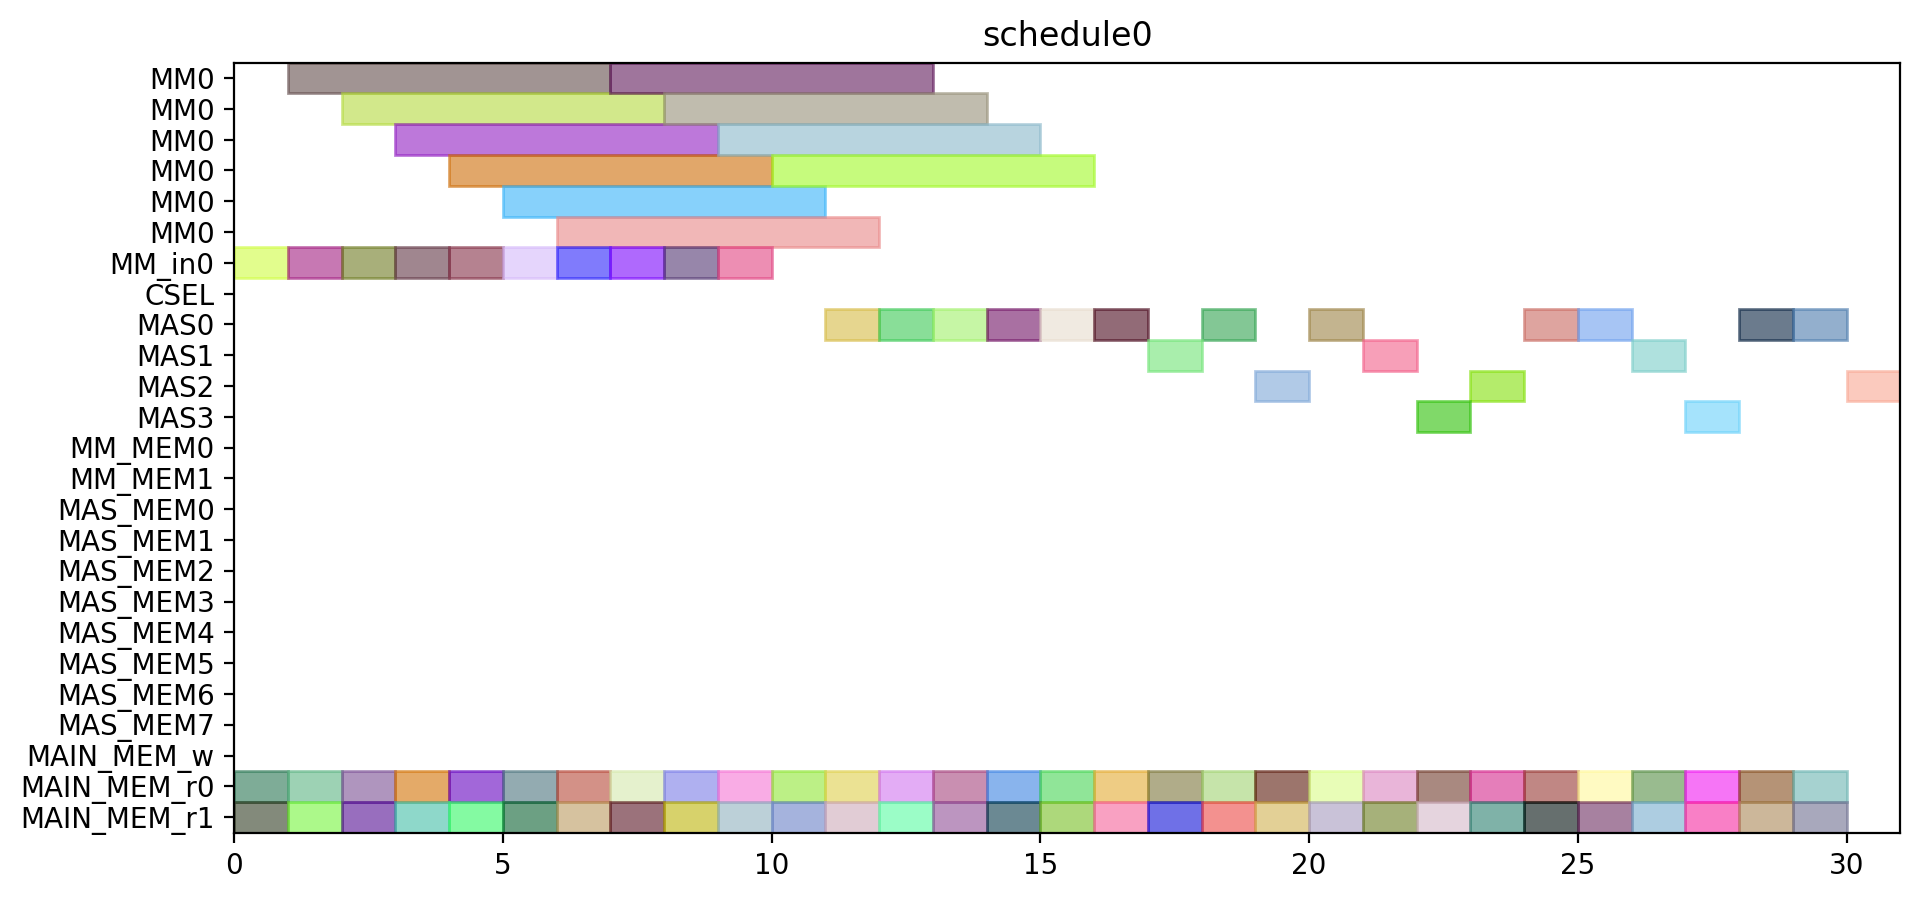

Here is the Python script that generated this plot:
from pyschedule import Scenario, solvers, plotters, alt


def solve():
	horizon = 131
	S = Scenario("schedule0", horizon=horizon)

	# resource
	MM = S.Resources('MM', num=1, size=6)
	MM_in = S.Resources('MM_in', num=1)
	CSEL = S.Resource('CSEL')
	MAS = S.Resources('MAS', num=4, size=1, periods=range(1, horizon))
	MM_MEM = S.Resources('MM_MEM', num=2)
	MAS_MEM = S.Resources('MAS_MEM', num=8)
	MAIN_MEM_w = S.Resource('MAIN_MEM_w', size=1)
	MAIN_MEM_r = S.Resources('MAIN_MEM_r', num=2)

	# result of previous scheduling

	# new tasks
	c_aa_a1_0 = S.Task('c_aa_a1_0', length=1, delay_cost=1)
	c_aa_a1_0 += alt(MAS)
	c_aa_a1_0_mem0 = S.Task('c_aa_a1_0_mem0', length=1, delay_cost=1)
	c_aa_a1_0_mem0 += MAIN_MEM_r[0]
	S += c_aa_a1_0_mem0 <= c_aa_a1_0

	c_aa_a1_0_mem1 = S.Task('c_aa_a1_0_mem1', length=1, delay_cost=1)
	c_aa_a1_0_mem1 += MAIN_MEM_r[1]
	S += c_aa_a1_0_mem1 <= c_aa_a1_0

	c_aa_a1_1 = S.Task('c_aa_a1_1', length=1, delay_cost=1)
	c_aa_a1_1 += alt(MAS)
	c_aa_a1_1_mem0 = S.Task('c_aa_a1_1_mem0', length=1, delay_cost=1)
	c_aa_a1_1_mem0 += MAIN_MEM_r[0]
	S += c_aa_a1_1_mem0 <= c_aa_a1_1

	c_aa_a1_1_mem1 = S.Task('c_aa_a1_1_mem1', length=1, delay_cost=1)
	c_aa_a1_1_mem1 += MAIN_MEM_r[1]
	S += c_aa_a1_1_mem1 <= c_aa_a1_1

	c_aa_t10 = S.Task('c_aa_t10', length=1, delay_cost=1)
	c_aa_t10 += alt(MAS)
	c_aa_t10_mem0 = S.Task('c_aa_t10_mem0', length=1, delay_cost=1)
	c_aa_t10_mem0 += MAIN_MEM_r[0]
	S += c_aa_t10_mem0 <= c_aa_t10

	c_aa_t10_mem1 = S.Task('c_aa_t10_mem1', length=1, delay_cost=1)
	c_aa_t10_mem1 += MAIN_MEM_r[1]
	S += c_aa_t10_mem1 <= c_aa_t10

	c_aa_t11 = S.Task('c_aa_t11', length=1, delay_cost=1)
	c_aa_t11 += alt(MAS)
	c_aa_t11_mem0 = S.Task('c_aa_t11_mem0', length=1, delay_cost=1)
	c_aa_t11_mem0 += MAIN_MEM_r[0]
	S += c_aa_t11_mem0 <= c_aa_t11

	c_aa_t11_mem1 = S.Task('c_aa_t11_mem1', length=1, delay_cost=1)
	c_aa_t11_mem1 += MAIN_MEM_r[1]
	S += c_aa_t11_mem1 <= c_aa_t11

	c_aa_t3_t0 = S.Task('c_aa_t3_t0', length=6, delay_cost=1)
	c_aa_t3_t0 += alt(MM)
	c_aa_t3_t0_in = S.Task('c_aa_t3_t0_in', length=1, delay_cost=1)
	c_aa_t3_t0_in += alt(MM_in)
	S += c_aa_t3_t0_in*MM_in[0]<=c_aa_t3_t0*MM[0]
	c_aa_t3_t0_mem0 = S.Task('c_aa_t3_t0_mem0', length=1, delay_cost=1)
	c_aa_t3_t0_mem0 += MAIN_MEM_r[0]
	S += c_aa_t3_t0_mem0 <= c_aa_t3_t0

	c_aa_t3_t0_mem1 = S.Task('c_aa_t3_t0_mem1', length=1, delay_cost=1)
	c_aa_t3_t0_mem1 += MAIN_MEM_r[1]
	S += c_aa_t3_t0_mem1 <= c_aa_t3_t0

	c_aa_t3_t1 = S.Task('c_aa_t3_t1', length=6, delay_cost=1)
	c_aa_t3_t1 += alt(MM)
	c_aa_t3_t1_in = S.Task('c_aa_t3_t1_in', length=1, delay_cost=1)
	c_aa_t3_t1_in += alt(MM_in)
	S += c_aa_t3_t1_in*MM_in[0]<=c_aa_t3_t1*MM[0]
	c_aa_t3_t1_mem0 = S.Task('c_aa_t3_t1_mem0', length=1, delay_cost=1)
	c_aa_t3_t1_mem0 += MAIN_MEM_r[0]
	S += c_aa_t3_t1_mem0 <= c_aa_t3_t1

	c_aa_t3_t1_mem1 = S.Task('c_aa_t3_t1_mem1', length=1, delay_cost=1)
	c_aa_t3_t1_mem1 += MAIN_MEM_r[1]
	S += c_aa_t3_t1_mem1 <= c_aa_t3_t1

	c_aa_t3_t2 = S.Task('c_aa_t3_t2', length=1, delay_cost=1)
	c_aa_t3_t2 += alt(MAS)
	c_aa_t3_t2_mem0 = S.Task('c_aa_t3_t2_mem0', length=1, delay_cost=1)
	c_aa_t3_t2_mem0 += MAIN_MEM_r[0]
	S += c_aa_t3_t2_mem0 <= c_aa_t3_t2

	c_aa_t3_t2_mem1 = S.Task('c_aa_t3_t2_mem1', length=1, delay_cost=1)
	c_aa_t3_t2_mem1 += MAIN_MEM_r[1]
	S += c_aa_t3_t2_mem1 <= c_aa_t3_t2

	c_aa_t3_t3 = S.Task('c_aa_t3_t3', length=1, delay_cost=1)
	c_aa_t3_t3 += alt(MAS)
	c_aa_t3_t3_mem0 = S.Task('c_aa_t3_t3_mem0', length=1, delay_cost=1)
	c_aa_t3_t3_mem0 += MAIN_MEM_r[0]
	S += c_aa_t3_t3_mem0 <= c_aa_t3_t3

	c_aa_t3_t3_mem1 = S.Task('c_aa_t3_t3_mem1', length=1, delay_cost=1)
	c_aa_t3_t3_mem1 += MAIN_MEM_r[1]
	S += c_aa_t3_t3_mem1 <= c_aa_t3_t3

	c_bb_a1_0 = S.Task('c_bb_a1_0', length=1, delay_cost=1)
	c_bb_a1_0 += alt(MAS)
	c_bb_a1_0_mem0 = S.Task('c_bb_a1_0_mem0', length=1, delay_cost=1)
	c_bb_a1_0_mem0 += MAIN_MEM_r[0]
	S += c_bb_a1_0_mem0 <= c_bb_a1_0

	c_bb_a1_0_mem1 = S.Task('c_bb_a1_0_mem1', length=1, delay_cost=1)
	c_bb_a1_0_mem1 += MAIN_MEM_r[1]
	S += c_bb_a1_0_mem1 <= c_bb_a1_0

	c_bb_a1_1 = S.Task('c_bb_a1_1', length=1, delay_cost=1)
	c_bb_a1_1 += alt(MAS)
	c_bb_a1_1_mem0 = S.Task('c_bb_a1_1_mem0', length=1, delay_cost=1)
	c_bb_a1_1_mem0 += MAIN_MEM_r[0]
	S += c_bb_a1_1_mem0 <= c_bb_a1_1

	c_bb_a1_1_mem1 = S.Task('c_bb_a1_1_mem1', length=1, delay_cost=1)
	c_bb_a1_1_mem1 += MAIN_MEM_r[1]
	S += c_bb_a1_1_mem1 <= c_bb_a1_1

	c_bb_t10 = S.Task('c_bb_t10', length=1, delay_cost=1)
	c_bb_t10 += alt(MAS)
	c_bb_t10_mem0 = S.Task('c_bb_t10_mem0', length=1, delay_cost=1)
	c_bb_t10_mem0 += MAIN_MEM_r[0]
	S += c_bb_t10_mem0 <= c_bb_t10

	c_bb_t10_mem1 = S.Task('c_bb_t10_mem1', length=1, delay_cost=1)
	c_bb_t10_mem1 += MAIN_MEM_r[1]
	S += c_bb_t10_mem1 <= c_bb_t10

	c_bb_t11 = S.Task('c_bb_t11', length=1, delay_cost=1)
	c_bb_t11 += alt(MAS)
	c_bb_t11_mem0 = S.Task('c_bb_t11_mem0', length=1, delay_cost=1)
	c_bb_t11_mem0 += MAIN_MEM_r[0]
	S += c_bb_t11_mem0 <= c_bb_t11

	c_bb_t11_mem1 = S.Task('c_bb_t11_mem1', length=1, delay_cost=1)
	c_bb_t11_mem1 += MAIN_MEM_r[1]
	S += c_bb_t11_mem1 <= c_bb_t11

	c_bb_t3_t0 = S.Task('c_bb_t3_t0', length=6, delay_cost=1)
	c_bb_t3_t0 += alt(MM)
	c_bb_t3_t0_in = S.Task('c_bb_t3_t0_in', length=1, delay_cost=1)
	c_bb_t3_t0_in += alt(MM_in)
	S += c_bb_t3_t0_in*MM_in[0]<=c_bb_t3_t0*MM[0]
	c_bb_t3_t0_mem0 = S.Task('c_bb_t3_t0_mem0', length=1, delay_cost=1)
	c_bb_t3_t0_mem0 += MAIN_MEM_r[0]
	S += c_bb_t3_t0_mem0 <= c_bb_t3_t0

	c_bb_t3_t0_mem1 = S.Task('c_bb_t3_t0_mem1', length=1, delay_cost=1)
	c_bb_t3_t0_mem1 += MAIN_MEM_r[1]
	S += c_bb_t3_t0_mem1 <= c_bb_t3_t0

	c_bb_t3_t1 = S.Task('c_bb_t3_t1', length=6, delay_cost=1)
	c_bb_t3_t1 += alt(MM)
	c_bb_t3_t1_in = S.Task('c_bb_t3_t1_in', length=1, delay_cost=1)
	c_bb_t3_t1_in += alt(MM_in)
	S += c_bb_t3_t1_in*MM_in[0]<=c_bb_t3_t1*MM[0]
	c_bb_t3_t1_mem0 = S.Task('c_bb_t3_t1_mem0', length=1, delay_cost=1)
	c_bb_t3_t1_mem0 += MAIN_MEM_r[0]
	S += c_bb_t3_t1_mem0 <= c_bb_t3_t1

	c_bb_t3_t1_mem1 = S.Task('c_bb_t3_t1_mem1', length=1, delay_cost=1)
	c_bb_t3_t1_mem1 += MAIN_MEM_r[1]
	S += c_bb_t3_t1_mem1 <= c_bb_t3_t1

	c_bb_t3_t2 = S.Task('c_bb_t3_t2', length=1, delay_cost=1)
	c_bb_t3_t2 += alt(MAS)
	c_bb_t3_t2_mem0 = S.Task('c_bb_t3_t2_mem0', length=1, delay_cost=1)
	c_bb_t3_t2_mem0 += MAIN_MEM_r[0]
	S += c_bb_t3_t2_mem0 <= c_bb_t3_t2

	c_bb_t3_t2_mem1 = S.Task('c_bb_t3_t2_mem1', length=1, delay_cost=1)
	c_bb_t3_t2_mem1 += MAIN_MEM_r[1]
	S += c_bb_t3_t2_mem1 <= c_bb_t3_t2

	c_bb_t3_t3 = S.Task('c_bb_t3_t3', length=1, delay_cost=1)
	c_bb_t3_t3 += alt(MAS)
	c_bb_t3_t3_mem0 = S.Task('c_bb_t3_t3_mem0', length=1, delay_cost=1)
	c_bb_t3_t3_mem0 += MAIN_MEM_r[0]
	S += c_bb_t3_t3_mem0 <= c_bb_t3_t3

	c_bb_t3_t3_mem1 = S.Task('c_bb_t3_t3_mem1', length=1, delay_cost=1)
	c_bb_t3_t3_mem1 += MAIN_MEM_r[1]
	S += c_bb_t3_t3_mem1 <= c_bb_t3_t3

	c_cc_a1_0 = S.Task('c_cc_a1_0', length=1, delay_cost=1)
	c_cc_a1_0 += alt(MAS)
	c_cc_a1_0_mem0 = S.Task('c_cc_a1_0_mem0', length=1, delay_cost=1)
	c_cc_a1_0_mem0 += MAIN_MEM_r[0]
	S += c_cc_a1_0_mem0 <= c_cc_a1_0

	c_cc_a1_0_mem1 = S.Task('c_cc_a1_0_mem1', length=1, delay_cost=1)
	c_cc_a1_0_mem1 += MAIN_MEM_r[1]
	S += c_cc_a1_0_mem1 <= c_cc_a1_0

	c_cc_a1_1 = S.Task('c_cc_a1_1', length=1, delay_cost=1)
	c_cc_a1_1 += alt(MAS)
	c_cc_a1_1_mem0 = S.Task('c_cc_a1_1_mem0', length=1, delay_cost=1)
	c_cc_a1_1_mem0 += MAIN_MEM_r[0]
	S += c_cc_a1_1_mem0 <= c_cc_a1_1

	c_cc_a1_1_mem1 = S.Task('c_cc_a1_1_mem1', length=1, delay_cost=1)
	c_cc_a1_1_mem1 += MAIN_MEM_r[1]
	S += c_cc_a1_1_mem1 <= c_cc_a1_1

	c_cc_t10 = S.Task('c_cc_t10', length=1, delay_cost=1)
	c_cc_t10 += alt(MAS)
	c_cc_t10_mem0 = S.Task('c_cc_t10_mem0', length=1, delay_cost=1)
	c_cc_t10_mem0 += MAIN_MEM_r[0]
	S += c_cc_t10_mem0 <= c_cc_t10

	c_cc_t10_mem1 = S.Task('c_cc_t10_mem1', length=1, delay_cost=1)
	c_cc_t10_mem1 += MAIN_MEM_r[1]
	S += c_cc_t10_mem1 <= c_cc_t10

	c_cc_t11 = S.Task('c_cc_t11', length=1, delay_cost=1)
	c_cc_t11 += alt(MAS)
	c_cc_t11_mem0 = S.Task('c_cc_t11_mem0', length=1, delay_cost=1)
	c_cc_t11_mem0 += MAIN_MEM_r[0]
	S += c_cc_t11_mem0 <= c_cc_t11

	c_cc_t11_mem1 = S.Task('c_cc_t11_mem1', length=1, delay_cost=1)
	c_cc_t11_mem1 += MAIN_MEM_r[1]
	S += c_cc_t11_mem1 <= c_cc_t11

	c_cc_t3_t0 = S.Task('c_cc_t3_t0', length=6, delay_cost=1)
	c_cc_t3_t0 += alt(MM)
	c_cc_t3_t0_in = S.Task('c_cc_t3_t0_in', length=1, delay_cost=1)
	c_cc_t3_t0_in += alt(MM_in)
	S += c_cc_t3_t0_in*MM_in[0]<=c_cc_t3_t0*MM[0]
	c_cc_t3_t0_mem0 = S.Task('c_cc_t3_t0_mem0', length=1, delay_cost=1)
	c_cc_t3_t0_mem0 += MAIN_MEM_r[0]
	S += c_cc_t3_t0_mem0 <= c_cc_t3_t0

	c_cc_t3_t0_mem1 = S.Task('c_cc_t3_t0_mem1', length=1, delay_cost=1)
	c_cc_t3_t0_mem1 += MAIN_MEM_r[1]
	S += c_cc_t3_t0_mem1 <= c_cc_t3_t0

	c_cc_t3_t1 = S.Task('c_cc_t3_t1', length=6, delay_cost=1)
	c_cc_t3_t1 += alt(MM)
	c_cc_t3_t1_in = S.Task('c_cc_t3_t1_in', length=1, delay_cost=1)
	c_cc_t3_t1_in += alt(MM_in)
	S += c_cc_t3_t1_in*MM_in[0]<=c_cc_t3_t1*MM[0]
	c_cc_t3_t1_mem0 = S.Task('c_cc_t3_t1_mem0', length=1, delay_cost=1)
	c_cc_t3_t1_mem0 += MAIN_MEM_r[0]
	S += c_cc_t3_t1_mem0 <= c_cc_t3_t1

	c_cc_t3_t1_mem1 = S.Task('c_cc_t3_t1_mem1', length=1, delay_cost=1)
	c_cc_t3_t1_mem1 += MAIN_MEM_r[1]
	S += c_cc_t3_t1_mem1 <= c_cc_t3_t1

	c_cc_t3_t2 = S.Task('c_cc_t3_t2', length=1, delay_cost=1)
	c_cc_t3_t2 += alt(MAS)
	c_cc_t3_t2_mem0 = S.Task('c_cc_t3_t2_mem0', length=1, delay_cost=1)
	c_cc_t3_t2_mem0 += MAIN_MEM_r[0]
	S += c_cc_t3_t2_mem0 <= c_cc_t3_t2

	c_cc_t3_t2_mem1 = S.Task('c_cc_t3_t2_mem1', length=1, delay_cost=1)
	c_cc_t3_t2_mem1 += MAIN_MEM_r[1]
	S += c_cc_t3_t2_mem1 <= c_cc_t3_t2

	c_cc_t3_t3 = S.Task('c_cc_t3_t3', length=1, delay_cost=1)
	c_cc_t3_t3 += alt(MAS)
	c_cc_t3_t3_mem0 = S.Task('c_cc_t3_t3_mem0', length=1, delay_cost=1)
	c_cc_t3_t3_mem0 += MAIN_MEM_r[0]
	S += c_cc_t3_t3_mem0 <= c_cc_t3_t3

	c_cc_t3_t3_mem1 = S.Task('c_cc_t3_t3_mem1', length=1, delay_cost=1)
	c_cc_t3_t3_mem1 += MAIN_MEM_r[1]
	S += c_cc_t3_t3_mem1 <= c_cc_t3_t3

	c_ab_t0_t0 = S.Task('c_ab_t0_t0', length=6, delay_cost=1)
	c_ab_t0_t0 += alt(MM)
	c_ab_t0_t0_in = S.Task('c_ab_t0_t0_in', length=1, delay_cost=1)
	c_ab_t0_t0_in += alt(MM_in)
	S += c_ab_t0_t0_in*MM_in[0]<=c_ab_t0_t0*MM[0]
	c_ab_t0_t0_mem0 = S.Task('c_ab_t0_t0_mem0', length=1, delay_cost=1)
	c_ab_t0_t0_mem0 += MAIN_MEM_r[0]
	S += c_ab_t0_t0_mem0 <= c_ab_t0_t0

	c_ab_t0_t0_mem1 = S.Task('c_ab_t0_t0_mem1', length=1, delay_cost=1)
	c_ab_t0_t0_mem1 += MAIN_MEM_r[1]
	S += c_ab_t0_t0_mem1 <= c_ab_t0_t0

	c_ab_t0_t1 = S.Task('c_ab_t0_t1', length=6, delay_cost=1)
	c_ab_t0_t1 += alt(MM)
	c_ab_t0_t1_in = S.Task('c_ab_t0_t1_in', length=1, delay_cost=1)
	c_ab_t0_t1_in += alt(MM_in)
	S += c_ab_t0_t1_in*MM_in[0]<=c_ab_t0_t1*MM[0]
	c_ab_t0_t1_mem0 = S.Task('c_ab_t0_t1_mem0', length=1, delay_cost=1)
	c_ab_t0_t1_mem0 += MAIN_MEM_r[0]
	S += c_ab_t0_t1_mem0 <= c_ab_t0_t1

	c_ab_t0_t1_mem1 = S.Task('c_ab_t0_t1_mem1', length=1, delay_cost=1)
	c_ab_t0_t1_mem1 += MAIN_MEM_r[1]
	S += c_ab_t0_t1_mem1 <= c_ab_t0_t1

	c_ab_t0_t2 = S.Task('c_ab_t0_t2', length=1, delay_cost=1)
	c_ab_t0_t2 += alt(MAS)
	c_ab_t0_t2_mem0 = S.Task('c_ab_t0_t2_mem0', length=1, delay_cost=1)
	c_ab_t0_t2_mem0 += MAIN_MEM_r[0]
	S += c_ab_t0_t2_mem0 <= c_ab_t0_t2

	c_ab_t0_t2_mem1 = S.Task('c_ab_t0_t2_mem1', length=1, delay_cost=1)
	c_ab_t0_t2_mem1 += MAIN_MEM_r[1]
	S += c_ab_t0_t2_mem1 <= c_ab_t0_t2

	c_ab_t0_t3 = S.Task('c_ab_t0_t3', length=1, delay_cost=1)
	c_ab_t0_t3 += alt(MAS)
	c_ab_t0_t3_mem0 = S.Task('c_ab_t0_t3_mem0', length=1, delay_cost=1)
	c_ab_t0_t3_mem0 += MAIN_MEM_r[0]
	S += c_ab_t0_t3_mem0 <= c_ab_t0_t3

	c_ab_t0_t3_mem1 = S.Task('c_ab_t0_t3_mem1', length=1, delay_cost=1)
	c_ab_t0_t3_mem1 += MAIN_MEM_r[1]
	S += c_ab_t0_t3_mem1 <= c_ab_t0_t3

	c_ab_t1_t0 = S.Task('c_ab_t1_t0', length=6, delay_cost=1)
	c_ab_t1_t0 += alt(MM)
	c_ab_t1_t0_in = S.Task('c_ab_t1_t0_in', length=1, delay_cost=1)
	c_ab_t1_t0_in += alt(MM_in)
	S += c_ab_t1_t0_in*MM_in[0]<=c_ab_t1_t0*MM[0]
	c_ab_t1_t0_mem0 = S.Task('c_ab_t1_t0_mem0', length=1, delay_cost=1)
	c_ab_t1_t0_mem0 += MAIN_MEM_r[0]
	S += c_ab_t1_t0_mem0 <= c_ab_t1_t0

	c_ab_t1_t0_mem1 = S.Task('c_ab_t1_t0_mem1', length=1, delay_cost=1)
	c_ab_t1_t0_mem1 += MAIN_MEM_r[1]
	S += c_ab_t1_t0_mem1 <= c_ab_t1_t0

	c_ab_t1_t1 = S.Task('c_ab_t1_t1', length=6, delay_cost=1)
	c_ab_t1_t1 += alt(MM)
	c_ab_t1_t1_in = S.Task('c_ab_t1_t1_in', length=1, delay_cost=1)
	c_ab_t1_t1_in += alt(MM_in)
	S += c_ab_t1_t1_in*MM_in[0]<=c_ab_t1_t1*MM[0]
	c_ab_t1_t1_mem0 = S.Task('c_ab_t1_t1_mem0', length=1, delay_cost=1)
	c_ab_t1_t1_mem0 += MAIN_MEM_r[0]
	S += c_ab_t1_t1_mem0 <= c_ab_t1_t1

	c_ab_t1_t1_mem1 = S.Task('c_ab_t1_t1_mem1', length=1, delay_cost=1)
	c_ab_t1_t1_mem1 += MAIN_MEM_r[1]
	S += c_ab_t1_t1_mem1 <= c_ab_t1_t1

	solvers.mip.solve(S,msg=1,kind='CPLEX',ratio_gap=1.01)

	solution = [['hoge']*len(S.solution()[1]) for i in range(len(S.solution()))]
	for i in range(len(S.solution())):
		for j in range(len(S.solution()[i])):
			solution[i][j]=str(S.solution()[i][j])
	print(solution)

	cycles = int(solution[-1][3])

	pic_file_name = "/home/mfukuda/ABE/multiRAM_multiMAS_16mux/scheduling_result/stage6MM1_stage1MAS4/FP12_INV_BEFORE_FPINV/schedule0.png"
	if(S.solution() != []):
		plotters.matplotlib.plot(S,img_filename=pic_file_name, show_task_labels=False, fig_size=(cycles*0.25+3, 5))

	return solution
